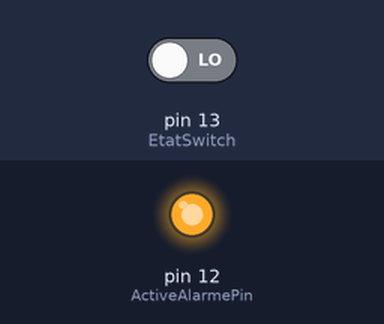
Bench run of a sketch on a simulated Arduino Uno, built with avr-gcc and run on an emulated ATmega328P. Shown: output pins drawn as LEDs (lit = HIGH). Inputs (shaded band) come from the test bench; at power-on: pin 13 (EtatSwitch) LOW. What the sketch prints to the serial monitor is not drawn.

Above: at 10.8 s.
10.9 s: pin 13 (EtatSwitch) driven HIGH
Timing chart, 0 to 13.9 s (numbered marks = the images above; inputs shaded):
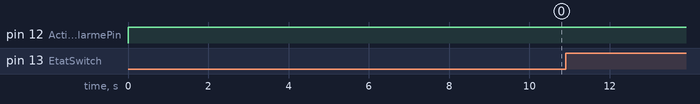

Measured:
- after the input at 10.9 s, every drawn part: stays the same

The sketch:

testSwitchAlarme.pde
```cpp
int ActiveAlarmePin = 12;
int EtatSwitch = 13;

boolean etatAlarme = 0;

void setup() {

  pinMode(ActiveAlarmePin, OUTPUT); // set a pin for buzzer output
  pinMode(EtatSwitch,INPUT);

  Serial.begin(9600);

}

void loop() {

  boolean etatLu;

  etatAlarme = 1;

  digitalWrite(ActiveAlarmePin,etatAlarme);

  if(etatAlarme)
  {
    Serial.println("Alarme activée");
  }
  else
  {
    Serial.println("Alarme désactivée");
  }

  etatLu = digitalRead(EtatSwitch);

  if(etatLu)
  {
    Serial.println("Switch fermé");
  }
  else
  {
    Serial.println("Switch ouvert");
  }

  delay(5000);
}
```
